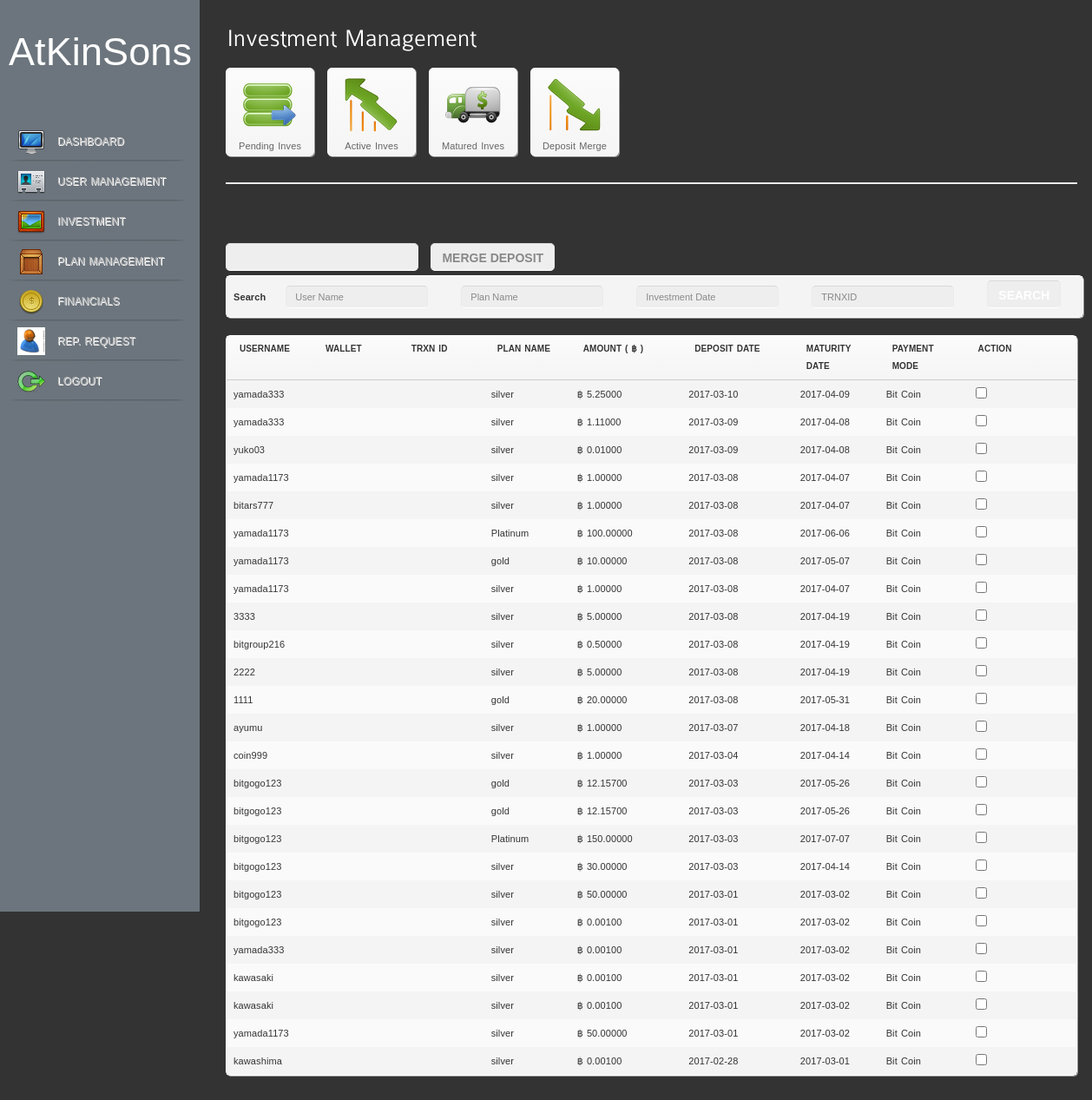
The page /p4w6a45egp78nv8tw7u/deposit_merge.php (signed in) on the database its author committed.
### tables this page shows
CREATE TABLE `deposit` (
  `deposit_id` int(20) NOT NULL AUTO_INCREMENT,
  `member_id` int(20) DEFAULT NULL,
  `plan_id` int(20) DEFAULT NULL,
  `amount` double(30,8) DEFAULT NULL,
  `compound_amount` double(30,8) DEFAULT NULL,
  `invest_date` datetime DEFAULT NULL,
  `maturity_date` date DEFAULT NULL,
  `status` enum('new','active','matured','released') DEFAULT 'new',
  `intrest_alloted` enum('yes','no') DEFAULT 'no',
  `payment_thro` int(11) DEFAULT NULL,
  `intrest_earned` double(30,8) DEFAULT NULL,
  `intrest_earned_date` date DEFAULT NULL,
  `compound_rate` int(30) DEFAULT NULL,
  `transaction_id` text,
  `cron_date` timestamp NULL DEFAULT '0000-00-00 00:00:00',
  PRIMARY KEY (`deposit_id`)
);

CREATE TABLE `members` (
  `member_id` int(20) NOT NULL AUTO_INCREMENT,
  `username` varchar(20) DEFAULT NULL,
  `password` varchar(50) DEFAULT NULL,
  `member_name` varchar(100) DEFAULT NULL,
  `member_email` varchar(100) DEFAULT NULL,
  `intro_id` int(20) DEFAULT NULL,
  `address1` varchar(75) DEFAULT NULL,
  `address2` varchar(75) DEFAULT NULL,
  `city` varchar(75) DEFAULT NULL,
  `state` varchar(75) DEFAULT NULL,
  `zipcode` varchar(15) DEFAULT NULL,
  `country` varchar(50) DEFAULT NULL,
  `ccode` varchar(10) DEFAULT NULL,
  `phone` varchar(20) DEFAULT NULL,
  `date_of_join` timestamp NULL DEFAULT CURRENT_TIMESTAMP,
  `account_no` varchar(50) DEFAULT NULL,
  `payment_method` int(11) DEFAULT NULL,
  `lastname` varchar(50) DEFAULT NULL,
  `gender` varchar(10) DEFAULT NULL,
  `dob` date DEFAULT NULL,
  `ip_address` varchar(20) DEFAULT NULL,
  `status` enum('new','active','suspended','duplicate') DEFAULT 'new',
  `verification_code` varchar(100) DEFAULT NULL,
  `verified` enum('yes','no') DEFAULT 'yes',
  `ip_code` varchar(5) DEFAULT NULL,
  `new_ip` varchar(20) DEFAULT NULL,
  `lr_num` varchar(30) DEFAULT NULL,
  `payza_num` varchar(30) DEFAULT NULL,
  `ego_num` varchar(255) DEFAULT NULL,
  `pm_num` varchar(40) DEFAULT NULL,
  `gdb_num` varchar(40) DEFAULT NULL,
  `st_pay` varchar(40) DEFAULT NULL,
  `paypal` varchar(200) DEFAULT NULL,
  `bitcoin` varchar(200) DEFAULT NULL,
  `payeer` varchar(200) DEFAULT NULL,
  `neteller` varchar(200) DEFAULT NULL,
  `neteller_key` varchar(500) DEFAULT NULL,
  `skrill` varchar(200) DEFAULT NULL,
  `advcash` varchar(200) DEFAULT NULL,
  `first_name` varchar(100) DEFAULT NULL,
  `last_name` varchar(100) DEFAULT NULL,
  `zip_code` varchar(20) DEFAULT NULL,
  `bank_name` varchar(100) DEFAULT NULL,
  `accnum` varchar(30) DEFAULT NULL,
  `bank_branch` varchar(100) DEFAULT NULL,
  `bank_code` varchar(50) DEFAULT NULL,
  `bank_zipcode` varchar(50) DEFAULT NULL,
  `bank_country` varchar(50) DEFAULT NULL,
  `bank_state` varchar(50) DEFAULT NULL,
  `bank_city` varchar(100) DEFAULT NULL,
  `question` varchar(255) DEFAULT NULL,
  `answer` varchar(255) DEFAULT NULL,
  `street` varchar(255) DEFAULT NULL,
  `liberty` varchar(255) DEFAULT NULL,
  `payza` varchar(255) DEFAULT NULL,
  `bank_wire` varchar(250) DEFAULT NULL,
  `refer_id` varchar(30) DEFAULT NULL,
  `onlinestatus` int(2) DEFAULT NULL,
  `nametitle` varchar(5) DEFAULT NULL,
  `suspend_time` datetime DEFAULT '0000-00-00 00:00:00',
  `cron_date` datetime DEFAULT NULL,
  `last_asscess_ip` varchar(30) DEFAULT NULL,
  `current_asscess_ip` varchar(30) DEFAULT NULL,
  `current_login_time` datetime DEFAULT NULL,
  `last_login_time` datetime DEFAULT NULL,
  PRIMARY KEY (`member_id`)
);

CREATE TABLE `plan` (
  `plan_id` tinyint(4) NOT NULL AUTO_INCREMENT,
  `package_id` int(5) DEFAULT '0',
  `plan_type` varchar(50) DEFAULT NULL,
  `scheme` varchar(25) DEFAULT NULL,
  `spend_min_amount` double(30,8) DEFAULT NULL,
  `spend_max_amount` double(30,8) DEFAULT NULL,
  `period` smallint(4) DEFAULT NULL,
  `period_type` varchar(10) DEFAULT NULL,
  `interest` double(30,8) DEFAULT NULL,
  `intrest_period` int(11) DEFAULT '0',
  `iperiod_type` varchar(50) DEFAULT '',
  `max_interest` double(30,8) DEFAULT NULL,
  `plan_level` text,
  `withdrawal_type` varchar(50) DEFAULT NULL,
  `bonus_status` varchar(50) DEFAULT NULL,
  `bonus_per` decimal(10,8) DEFAULT NULL,
  `interest_type` int(11) DEFAULT NULL,
  `release_status` enum('on','off') DEFAULT NULL,
  KEY `plan_id` (`plan_id`)
);

CREATE TABLE `payment_process` (
  `payment_id` int(11) NOT NULL AUTO_INCREMENT,
  `payment_name` varchar(100) DEFAULT '',
  `status` enum('on','off') DEFAULT 'on',
  `amount` varchar(50) DEFAULT '0',
  `batch_id` varchar(50) DEFAULT '',
  `account_id` varchar(50) DEFAULT '',
  `buy_form_code` longtext,
  `withdraw_option` int(2) DEFAULT NULL COMMENT '0-manual,1-instant',
  `spwd` varchar(100) DEFAULT NULL,
  `mpwd` varchar(100) DEFAULT NULL,
  PRIMARY KEY (`payment_id`)
);

### p4w6a45egp78nv8tw7u/deposit_merge.php (called while the page is built, shortened)
<?php
 require 'include/header.php';
 require 'templates/deposit_merge.php';
 require 'include/footer.php';
  ?>

### p4w6a45egp78nv8tw7u/templates/deposit_merge.php (the view, shortened to what this page needs)
 <?php require 'include/page1.php'; ?>
<div id="primary_right">
                <div class="inner" >
                <?php require 'include/top/matrix_management.php'; ?>
					<hr />
                    <h1>  <?php if($_GET['act']=='active') echo "Active"; else if($_GET['act']=='matured') echo "Matured"; else if($_GET['act']=='new') echo "New (Pending)"; ?> Investment  </h1>
                    <input type="text"  id="merge_amnt" class="merge_btn" readonly="readonly" />
                    <input type="button" value="Merge Deposit" id="merge_btn" class="merge_btn"/>
                    <form id="frm" name="frm" method="get" action="">
                   <table class="normal tablesorter fullwidth">
                    <tbody>
                        <tr>
                    <td><b>Search</b></td>
                    <td>
                    <input type="text" value="User Name" onfocus="if(this.value=='User Name') this.value='';" onblur="if(this.value=='') this.value='User Name';" name="username">
                       </td>
                        <td>
                            <input type="text" value="Plan Name" onfocus="if(this.value=='Plan Name') this.value='';" onblur="if(this.value=='') this.value='Plan Name';" name="planname">
                       </td>
                         <td>
                            <input type="text" value="Investment Date" onfocus="if(this.value=='Investment Date') this.value='';" onblur="if(this.value=='') this.value='Investment Date';" name="inv_date"  class="datepicker" >
                       </td>
                          <td>
                            <input type="text" value="TRNXID" onfocus="if(this.value=='TRNXID') this.value='';" onblur="if(this.value=='') this.value='TRNXID';" name="trnxid">
                       </td>
                       <td><input type="submit" id="search" value="Search" name="search">
                       <input type="hidden" id="action" value="<?=$_GET['act']; ?>" name="action"></td>
                    </tr>
                    </tbody>
                    </table>
                    </form>
                <?php
						$sql = "SELECT a.*,b.username,b.first_name,c.plan_type,d.payment_name FROM `deposit` a, members b,plan c,payment_process d where a.member_id=b.member_id and a.plan_id = c.plan_id and a.payment_thro = d.payment_id ";
						$query =  $sql.$addsql;
							$limit = 25;
							if(isset($_GET['page']))
							{
								$page=intval(trim($_GET['page']));
							}
							else
							{
								$page=1;
							}
							if($page)
								$start = ($page - 1) * $limit;
							else
								$start = 0;
							$query = $query." order by a.invest_date desc limit $start, $limit";
							$select_company = mysql_query($query);
					?>
                    <table width="771" class="normal tablesorter fullwidth">
						<thead>
							<tr>
				<th width="10%"><strong>Username</strong></th>
				<th width="10%"><strong> Wallet</strong></th>
				<th width="10%"><strong>Trxn ID</strong></th>
 			       <th width="10%"><strong>Plan Name</strong></th>
 			       <th width="10%"><strong>Amount ( &#x0E3F; )</strong></th>
				<th width="13%"><strong>Deposit Date</strong></th>
				<th width="10%"><strong>Maturity Date</strong></th>
				<th width="10%"><strong>Payment Mode</strong></th>
				<th width="13%"><strong>Action</strong></th>
	</tr>
						</thead>
						<tbody>
                    <?php
	 				$i=0;
					if(mysql_num_rows($select_company) > 0)
					{
					while($fetch = mysql_fetch_array($select_company))
					{
						$i++;
						$value = $i % 2;
						if($value ==0)
						{
							$class = "odd";
						}
						else
						{
							$class = "";
						}
				?>
                <tr class="<?php echo  $class; ?>">
                  <td width="10%"><div class="fade_hover tooltip" title="Click to view the <?=$fetch['first_name']; ?> detail">
				 <a href="view_users.php?id=<?=$fetch['member_id']; ?>&type=deposit" style="text-decoration:none;color:#353535;"><?php echo  $fetch['username']; ?></a></div></td>
				 <td width="10%"><?php echo $fetch['user_wallet']; ?>  </td>
			      <td width="10%"><?php echo $fetch['order_no']; ?>  </td>
                  <td width="10%"><?php echo  $fetch['plan_type']; ?></td>
                  <td width="13%" >&#x0E3F; <?php echo  number_format($fetch['amount'],5); ?></td>
                  <td width="10%"><?php echo  date('Y-m-d', strtotime($fetch['invest_date'])); ?></td>
				  <?php
				   if($_GET['act'] == 'new')
				    {
              	  echo '<td width="10%">None</td>';
				  }
				  else
				  {
				  echo ' <td width="10%">'.$fetch['maturity_date'].'</td>';
				  }
				 echo ' <td width="10%">'.$fetch['payment_name'].'</td>';
				  ?>
                   <?php
				   if($_GET['act'] == 'new') 				   {
 					echo '<td width="13%">
					<a href="deposit.php?act=active&id='.$fetch['deposit_id'].'" class="tooltip table_icon" ><img src="assets/icons/actions_small/Preferences.png" alt="" />
				<a href="deposit.php?act=active&del_id='.$fetch['deposit_id'].'" class="tooltip table_icon" ><img src="assets/icons/actions_small/Trash.png" alt="" /></td>';
				  }
				  else
				  {
				 echo '<td width="13%"><input type="checkbox" name="depid[]" id="depid'. $fetch['deposit_id'] .'" value="'. $fetch['deposit_id']._. $fetch['amount'] .'_'.$fetch['member_id']  .'"/></td>';
				 }
              echo '  </tr>';
				}
				}
				else
				{
				echo '<tr><td class="alert_stxt" valign="top" align="center" colspan="9">No Records Found</td></tr>';
				}
				?>
          </tr></tbody></table>
</div>
</div>

### p4w6a45egp78nv8tw7u/style.css (style rules this page uses)
html,body,div,span,object,iframe,h1,h2,h3,h4,h5,h6,p, blockquote,pre,address,code,del,dfn,em,img,q, dl,dt,dd,ol,ul,li, table,caption,tbody,tfoot,thead,tr,th,td,br,fieldset,textarea { font-family:"Lucida Sans Unicode","Lucida Grande","Trebuchet MS", Helvetica, Arial, sans-serif;line-height:20px;letter-spacing:.1px;word-spacing:1px;margin:0;padding:0;border:0;vertical-align:baseline; }
h1,h2,h3,h4,h5,h6,hr,p,ul,ol,dl,pre,address,table,form { margin:0 0 20px }
p,h1, h2, h3, h4, h5, h6, ul.check_list, ul.arrowlist { padding-left:2px; }
strong, b { font-weight:bold; }
a, input { outline:none; }
body { color:#333; font-size:12px; background:#333; }
hr { clear:both; float:left; width:100%; margin-top:15px; margin-bottom:20px; border:0; height:0px; border-top:1px solid #e5e5e5; border-bottom:1px solid #f4f4f4; }
h1 { color::#333; font-size:28px; clear:both; }
#primary_right { float:right; width:100%; margin-left:-255px; min-height:725px; }
#primary_right .inner { width:78%; clear:both; float:left; padding:30px; margin-left:230px; position:relative; }
table.normal { border:1px solid #fff; border-radius: 5px; -moz-border-radius: 5px; -webkit-border-radius: 5px; -moz-box-shadow: 1px 1px 0px #999; -webkit-box-shadow: 1px 1px 0px #999; box-shadow: 1px 1px 0px #999; }
table.fullwidth { width:100%; }
table.normal td { padding-bottom: 5px; padding-left: 8px; padding-right: 15px; padding-top: 5px; }
table.normal thead th { background: -moz-linear-gradient(top,#fbfbfb,#f5f5f5); background: -webkit-gradient(linear, left top, left bottom, from(#fbfbfb), to(#f5f5f5)); text-transform:uppercase; font-size:10px; font-weight:normal; border-bottom:1px solid #ccc; text-shadow:-1px -1px #fff; padding:5px 15px; text-align:left; }
table.normal tbody { border-top:1px solid #fff; background:#f4f4f4; }
table.normal tbody tr.odd td { background:#fafafa; }
table.normal tbody td { font-size:11px; vertical-align:middle; }
input, select,textarea { padding:6px 10px; background:#eee; color:#888; border-width:1px; border-style:solid; border-color:#d9d9d9 #eaeaea white; border-radius: 5px; -moz-border-radius: 5px; -webkit-border-radius: 5px; font-size:11px; margin-right:15px; }
input[type="radio"], input[type="checkbox"] { margin-right:5px; font-size:10px; }
a.button_link, input[type="submit"], input[type="reset"], .ui-dialog .ui-dialog-buttonpane button { color:#fff; text-decoration:none; font-size:14px; font-family:Arial, Helvetica, sans-serif; font-weight:bold; letter-spacing:0px; text-transform:uppercase; padding:8px 12px 6px 12px; margin:0 10px 5px 0; border-radius: 5px; -moz-border-radius: 5px; -webkit-border-radius: 5px; outline:none; }
table { border-spacing:0; }

### p4w6a45egp78nv8tw7u/templates/deposit_merge.php (style rules this page uses)
.merge_btn { color: #888; text-decoration: none; font-size: 14px; font-family: Arial, Helvetica, sans-serif; font-weight: bold; letter-spacing: 0px; text-transform: uppercase; padding: 8px 12px 6px 12px; margin: 0 10px 5px 0; border-radius: 5px; -moz-border-radius: 5px; -webkit-border-radius: 5px; outline: none; }

### rows shown on the page
deposit: member.username "yamada333", plan.plan_type "silver", amount "5.25000", invest_date "2017-03-10", maturity_date "2017-04-09", payment_process.payment_name "Bit Coin"
deposit: member.username "yamada333", plan.plan_type "silver", amount "1.11000", invest_date "2017-03-09", maturity_date "2017-04-08", payment_process.payment_name "Bit Coin"
deposit: member.username "yuko03", plan.plan_type "silver", amount "0.01000", invest_date "2017-03-09", maturity_date "2017-04-08", payment_process.payment_name "Bit Coin"
deposit: member.username "yamada1173", plan.plan_type "silver", amount "1.00000", invest_date "2017-03-08", maturity_date "2017-04-07", payment_process.payment_name "Bit Coin"
deposit: member.username "bitars777", plan.plan_type "silver", amount "1.00000", invest_date "2017-03-08", maturity_date "2017-04-07", payment_process.payment_name "Bit Coin"
deposit: member.username "yamada1173", plan.plan_type "Platinum", amount "100.00000", invest_date "2017-03-08", maturity_date "2017-06-06", payment_process.payment_name "Bit Coin"
deposit: member.username "yamada1173", plan.plan_type "gold", amount "10.00000", invest_date "2017-03-08", maturity_date "2017-05-07", payment_process.payment_name "Bit Coin"
deposit: member.username "yamada1173", plan.plan_type "silver", amount "1.00000", invest_date "2017-03-08", maturity_date "2017-04-07", payment_process.payment_name "Bit Coin"
deposit: member.username "3333", plan.plan_type "silver", amount "5.00000", invest_date "2017-03-08", maturity_date "2017-04-19", payment_process.payment_name "Bit Coin"
deposit: member.username "bitgroup216", plan.plan_type "silver", amount "0.50000", invest_date "2017-03-08", maturity_date "2017-04-19", payment_process.payment_name "Bit Coin"
deposit: member.username "2222", plan.plan_type "silver", amount "5.00000", invest_date "2017-03-08", maturity_date "2017-04-19", payment_process.payment_name "Bit Coin"
deposit: member.username "1111", plan.plan_type "gold", amount "20.00000", invest_date "2017-03-08", maturity_date "2017-05-31", payment_process.payment_name "Bit Coin"
deposit: member.username "ayumu", plan.plan_type "silver", amount "1.00000", invest_date "2017-03-07", maturity_date "2017-04-18", payment_process.payment_name "Bit Coin"
deposit: member.username "coin999", plan.plan_type "silver", amount "1.00000", invest_date "2017-03-04", maturity_date "2017-04-14", payment_process.payment_name "Bit Coin"
deposit: member.username "bitgogo123", plan.plan_type "gold", amount "12.15700", invest_date "2017-03-03", maturity_date "2017-05-26", payment_process.payment_name "Bit Coin"
deposit: member.username "bitgogo123", plan.plan_type "gold", amount "12.15700", invest_date "2017-03-03", maturity_date "2017-05-26", payment_process.payment_name "Bit Coin"
deposit: member.username "bitgogo123", plan.plan_type "Platinum", amount "150.00000", invest_date "2017-03-03", maturity_date "2017-07-07", payment_process.payment_name "Bit Coin"
deposit: member.username "bitgogo123", plan.plan_type "silver", amount "30.00000", invest_date "2017-03-03", maturity_date "2017-04-14", payment_process.payment_name "Bit Coin"
deposit: member.username "bitgogo123", plan.plan_type "silver", amount "50.00000", invest_date "2017-03-01", maturity_date "2017-03-02", payment_process.payment_name "Bit Coin"
deposit: member.username "bitgogo123", plan.plan_type "silver", amount "0.00100", invest_date "2017-03-01", maturity_date "2017-03-02", payment_process.payment_name "Bit Coin"
deposit: member.username "yamada333", plan.plan_type "silver", amount "0.00100", invest_date "2017-03-01", maturity_date "2017-03-02", payment_process.payment_name "Bit Coin"
deposit: member.username "kawasaki", plan.plan_type "silver", amount "0.00100", invest_date "2017-03-01", maturity_date "2017-03-02", payment_process.payment_name "Bit Coin"
deposit: member.username "kawasaki", plan.plan_type "silver", amount "0.00100", invest_date "2017-03-01", maturity_date "2017-03-02", payment_process.payment_name "Bit Coin"
deposit: member.username "yamada1173", plan.plan_type "silver", amount "50.00000", invest_date "2017-03-01", maturity_date "2017-03-02", payment_process.payment_name "Bit Coin"
deposit: member.username "kawashima", plan.plan_type "silver", amount "0.00100", invest_date "2017-02-28", maturity_date "2017-03-01", payment_process.payment_name "Bit Coin"
